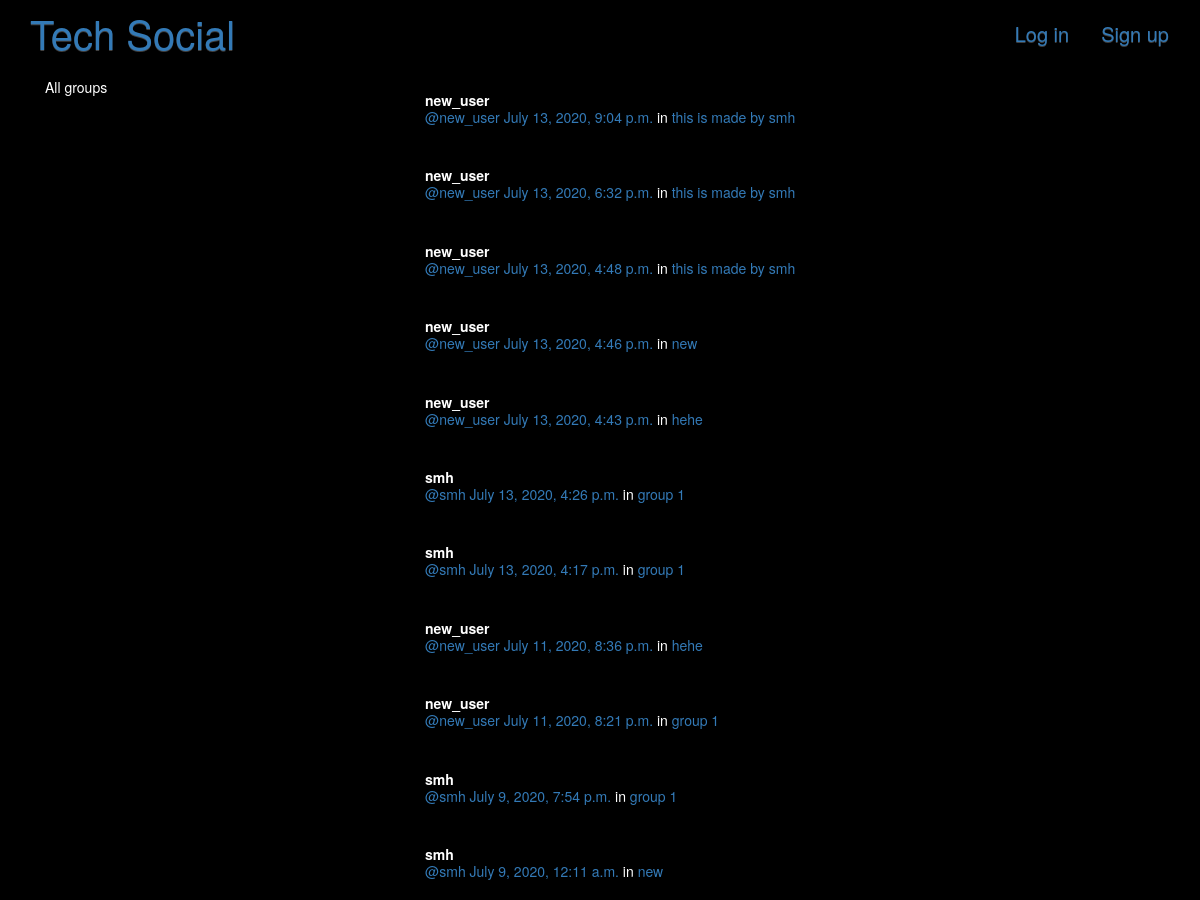
The app's page /posts/ (upper part), older data.
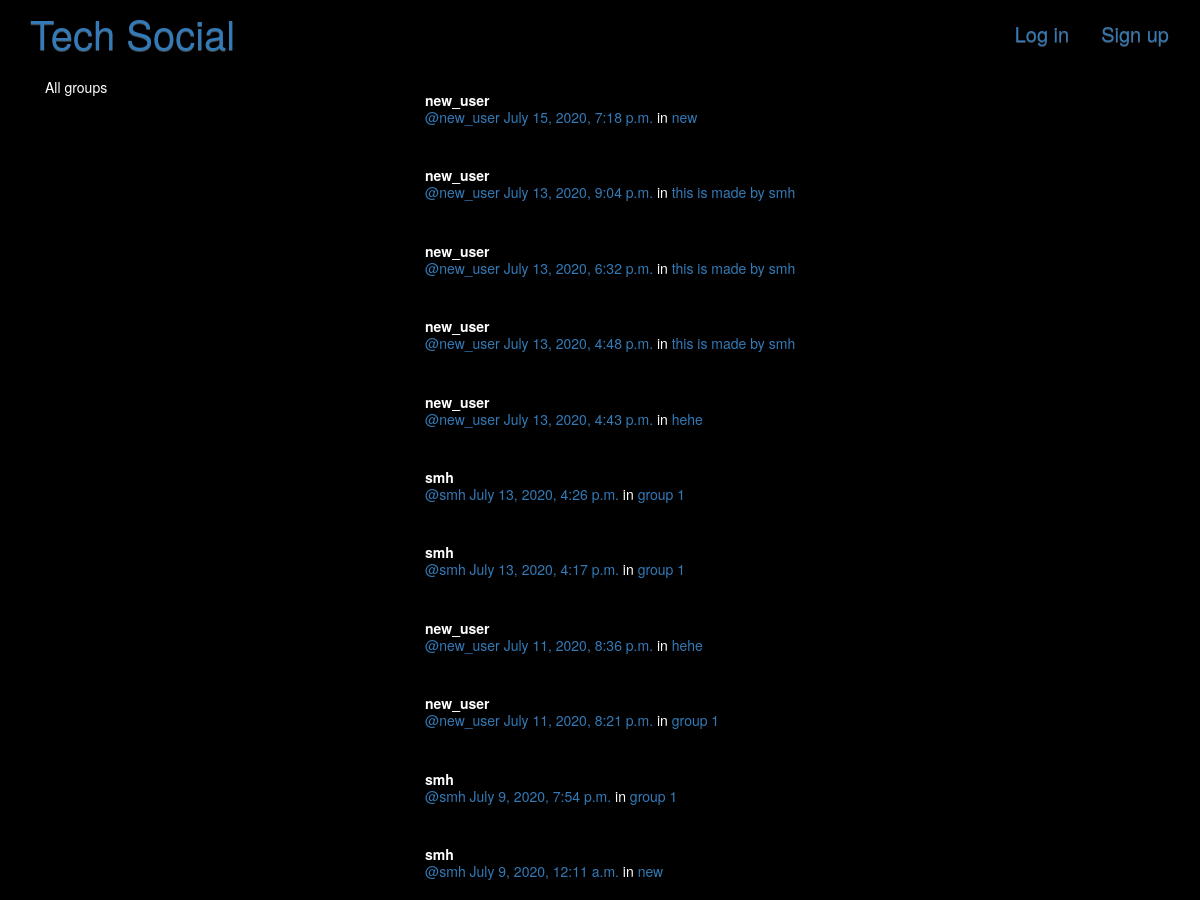
The same page, newer data.
### posts/models.py (models this page shows, shortened)
class Post(models.Model):
    user = models.ForeignKey(User, related_name="posts",on_delete=models.CASCADE)
    created_at = models.DateTimeField(auto_now=True)
    question = models.CharField(max_length=255)
    description=models.TextField(blank=True, default='')
    description_html = models.TextField(editable=False)
    group = models.ForeignKey(Group, related_name="posts",null=True, blank=True,on_delete=models.CASCADE,)
    class Meta:
        ordering = ["-created_at"]
        unique_together = ["user", "question"]

### groups/models.py (models this page shows, shortened)
class Group(models.Model):
    name = models.CharField(max_length=255, unique=True)
    slug = models.SlugField(allow_unicode=True, unique=True)
    description = models.TextField(blank=True, default='')
    description_html = models.TextField(editable=False, default='', blank=True)
    members = models.ManyToManyField(User,through="GroupMember")
    class Meta:
        ordering = ["name"]

### posts/views.py (the view)
class PostList(SelectRelatedMixin, generic.ListView):
    model = models.Post
    select_related = ("user", "group")

### posts/templates/posts/post_list.html (shortened to what this page needs)
{% extends "posts/post_base.html" %}
{% load bootstrap3 %}
{% block content %}
<div class="col-md-4">
	<div class="card card-with-shadow">
		<div class="content">
			<h5 class="title">All groups</h5>
		</div>
	</div>
</div>
<div class="col-md-8">
	{% for post in post_list %}
	<div class="post media">
        <div class="media-body">
            <strong>{{ post.user.username }}</strong>
            <h5 class="media-heading">
                <span class="username"><a href="{% url 'posts:for_user' username=post.user.username %}">@{{ post.user.username }}</a></span>
                <time class="time"><a href="{% url 'posts:single' username=post.user.username pk=post.pk %}">{{ post.created_at }}</a></time>
                {% if post.group %}
                <span class="group-name">in <a href="#">{{ post.group.name }}</a></span>
                {% endif %}
            </h5>
        </div>
    </div>
	{% endfor %}
</div>
{% endblock %}

Row changes from the older to the newer data that the page shows:
removed Post: user.username "new_user", created_at "July 13, 2020, 4:46 p.m.", group.name "new"
added Post: user.username "new_user", created_at "July 15, 2020, 7:18 p.m.", group.name "new"
